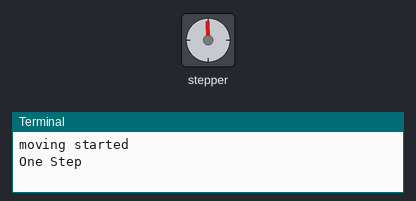
The program below on a simulated Raspberry Pi (BCM pin numbers). Parts: stepper motor, the last lines printed to the terminal. The stepper is drawn at 2048 steps a turn. At 12.9 s the program stops and its outputs stay as they are.

Above: at 0.1 s.
At 3.51 s:
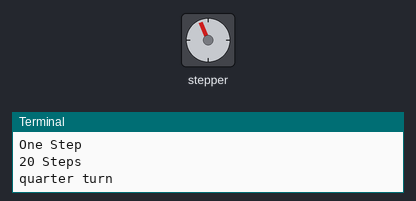
At 6.58 s:
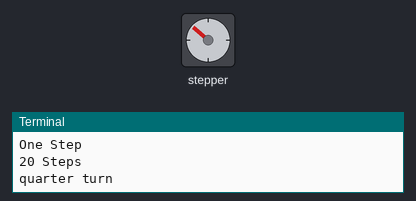
At 13.0 s:
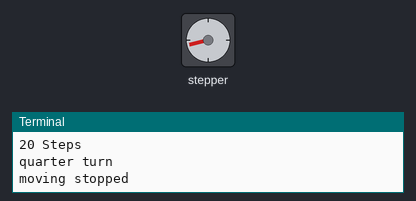
Timing chart, 0 to 14.4 s (numbered marks = the images above):
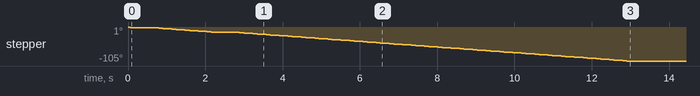

The program:

12_stepmotor.py
```python
#!/usr/bin/python
# -*- coding: utf-8 -*-
# Author : Original author ludwigschuster
# Original Author Github: https://github.com/ludwigschuster/RasPi-GPIO-Stepmotor
# http://elecrow.com/

import time
import RPi.GPIO as GPIO
import math

class Stepmotor:

    def __init__(self):

        # set GPIO mode
        GPIO.setmode(GPIO.BCM)
        # These are the pins which will be used on the Raspberry Pi
        self.pin_A = 5
        self.pin_B = 6
        self.pin_C = 13
        self.pin_D = 19
        self.interval = 0.010

        # Declare pins as output
        GPIO.setup(self.pin_A,GPIO.OUT)
        GPIO.setup(self.pin_B,GPIO.OUT)
        GPIO.setup(self.pin_C,GPIO.OUT)
        GPIO.setup(self.pin_D,GPIO.OUT)
        GPIO.output(self.pin_A, False)
        GPIO.output(self.pin_B, False)
        GPIO.output(self.pin_C, False)
        GPIO.output(self.pin_D, False)

    def Step1(self):

        GPIO.output(self.pin_D, True)
        time.sleep(self.interval)
        GPIO.output(self.pin_D, False)

    def Step2(self):

        GPIO.output(self.pin_D, True)
        GPIO.output(self.pin_C, True)
        time.sleep(self.interval)
        GPIO.output(self.pin_D, False)
        GPIO.output(self.pin_C, False)

    def Step3(self):

        GPIO.output(self.pin_C, True)
        time.sleep(self.interval)
        GPIO.output(self.pin_C, False)

    def Step4(self):

        GPIO.output(self.pin_B, True)
        GPIO.output(self.pin_C, True)
        time.sleep(self.interval)
        GPIO.output(self.pin_B, False)
        GPIO.output(self.pin_C, False)

    def Step5(self):

        GPIO.output(self.pin_B, True)
        time.sleep(self.interval)
        GPIO.output(self.pin_B, False)

    def Step6(self):

        GPIO.output(self.pin_A, True)
        GPIO.output(self.pin_B, True)
        time.sleep(self.interval)
        GPIO.output(self.pin_A, False)
        GPIO.output(self.pin_B, False)

    def Step7(self):

        GPIO.output(self.pin_A, True)
        time.sleep(self.interval)
        GPIO.output(self.pin_A, False)

    def Step8(self):

        GPIO.output(self.pin_D, True)
        GPIO.output(self.pin_A, True)
        time.sleep(self.interval)
        GPIO.output(self.pin_D, False)
        GPIO.output(self.pin_A, False)

    def turn(self,count):
        for i in range (int(count)):
            self.Step1()
            self.Step2()
            self.Step3()
            self.Step4()
            self.Step5()
            self.Step6()
            self.Step7()
            self.Step8()

    def close(self):
        # cleanup the GPIO pin use
        GPIO.cleanup()

    def turnSteps(self, count):
        # Turn n steps
        # (supply with number of steps to turn)
        for i in range (count):
            self.turn(1)

    def turnDegrees(self, count):
        # Turn n degrees (small values can lead to inaccuracy)
        # (supply with degrees to turn)
        self.turn(round(count*512/360,0))

    def turnDistance(self, dist, rad):
        # Turn for translation of wheels or coil (inaccuracies involved e.g. due to thickness of rope)
        # (supply with distance to move and radius in same metric)
        self.turn(round(512*dist/(2*math.pi*rad),0))

def main():

    print("moving started")
    motor = Stepmotor()
    print("One Step")
    motor.turnSteps(1)
    time.sleep(0.5)
    print("20 Steps")
    motor.turnSteps(20)
    time.sleep(0.5)
    print("quarter turn")
    motor.turnDegrees(90)
    print("moving stopped")
    motor.close()

if __name__ == "__main__":
    main()
```
